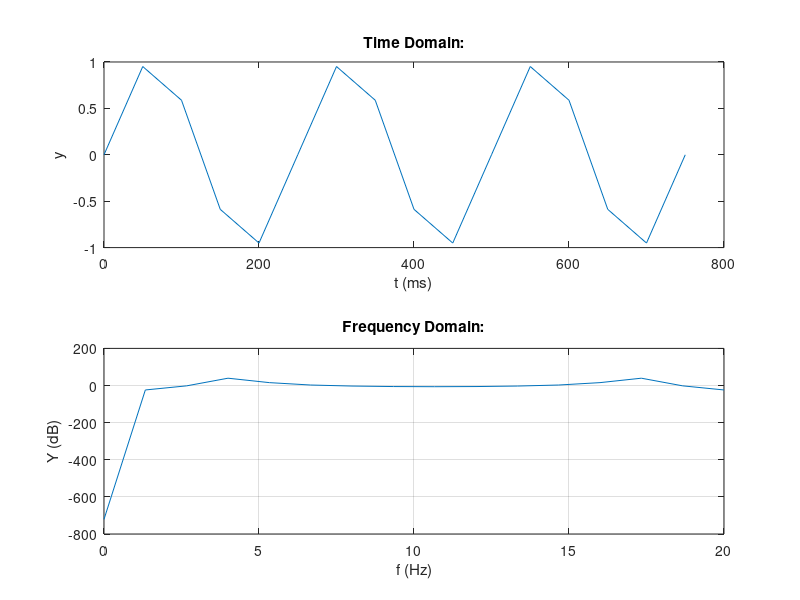
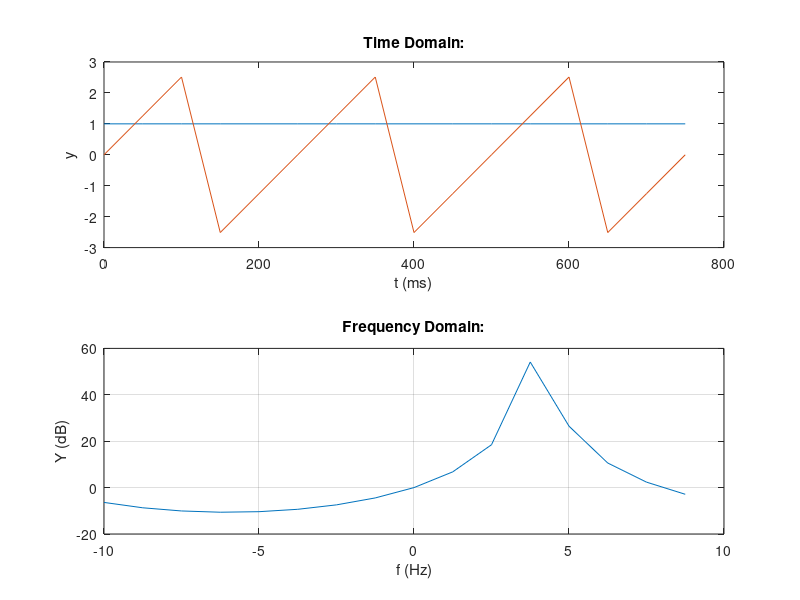
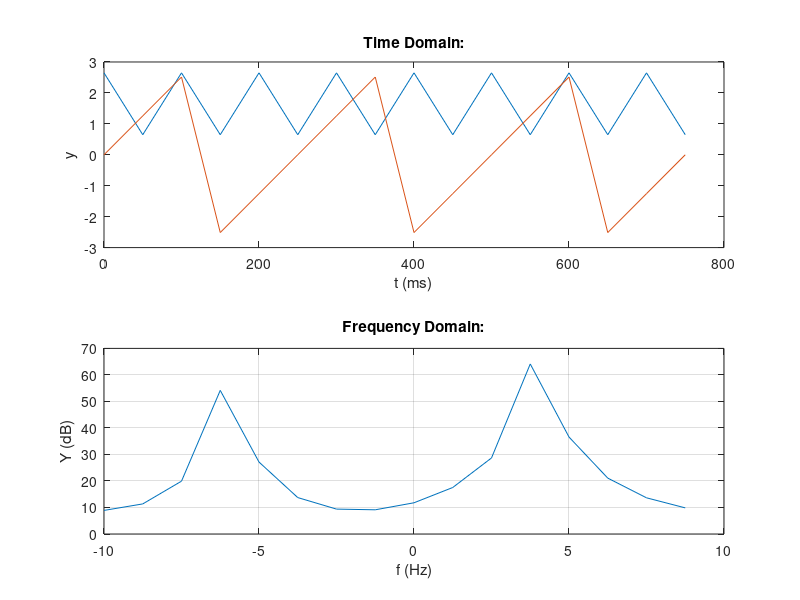
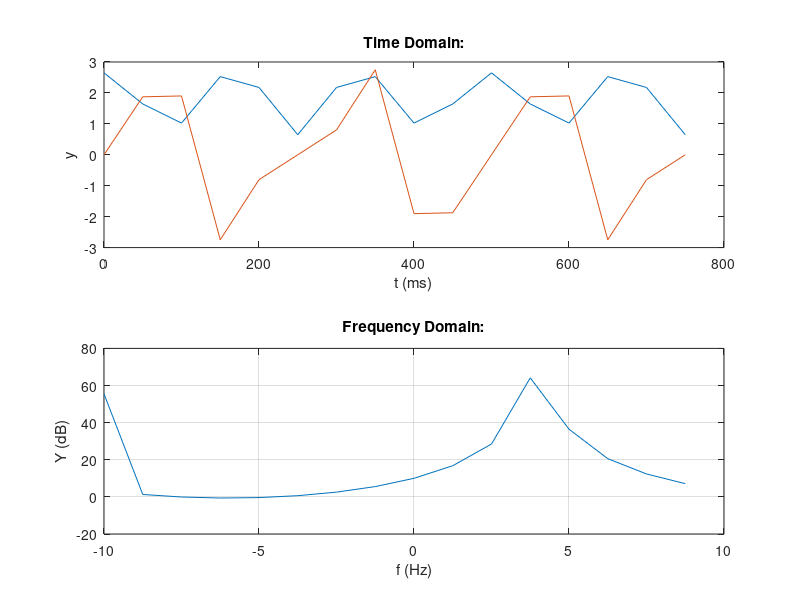

These charts were generated, in order, by the following MATLAB code:

clear all;
close all;
fs=20;
f=4;
N=16;
t=(0:1: (N-1))*1/fs;
y = sin(2*pi*f*t);

%% Task 1:
figure();
subplot(2,1,1);
plot(t*1000,y);
xlabel("t (ms)");
ylabel("y");
title("Time Domain:");
subplot(2,1,2);
F=fs*(0:(N-1))/(N-1);
Y=20*log(abs(fft(y)));
plot(F,Y);
xlabel("f (Hz)");
ylabel("Y (dB)");
title("Frequency Domain:");
grid on;                            % Dr Abdul Gaffar

%% Task: 2
figure();
y2=(exp(j*2*pi*f*t));
subplot(2,1,1);
plot(t*1000,abs(y2),t*1000, angle(y2));
xlabel("t (ms)");
ylabel("y");
title("Time Domain:");
subplot(2,1,2);
F=fs*(0:(N-1))/(N-1);

F=(-N/2:1:(N/2-1))*fs/N;       % Dr Abdul Gaffar

Y=20*log(abs(fftshift(fft(y2))));
plot(F,Y);
xlabel("f (Hz)");
ylabel("Y (dB)");
title("Frequency Domain:");
grid on;                            % Dr Abdul Gaffar


% Task 3:

figure();
f2=-6;
y3= cos(2*pi*f*t+0.5)+j*sin(2*pi*f2*t);
y3= exp(j*2*pi*f*t+0.5)+ exp(j*2*pi*f2*t);  % Dr Abdul Gaffar

subplot(2,1,1);
plot(t*1000,abs(y3),t*1000, angle(y3));
xlabel("t (ms)");
ylabel("y");
title("Time Domain:");
subplot(2,1,2);
F=fs*(0:(N-1))/(N-1);

F=(-N/2:1:(N/2-1))*fs/N;       % Dr Abdul Gaffar

Y=20*log(abs(fftshift(fft(y3))));  % Dr Abdul Gaffar
plot(F,Y);
xlabel("f (Hz)");
ylabel("Y (dB)");
title("Frequency Domain:");
grid on;                            % Dr Abdul Gaffar

% Task 4
figure();
f2=10;
y4= exp(j*2*pi*f*t+0.5)+ exp(j*2*pi*f2*t);  % Dr Abdul Gaffar
subplot(2,1,1);
plot(t*1000,abs(y4),t*1000, angle(y4));
xlabel("t (ms)");
ylabel("y");
title("Time Domain:");
subplot(2,1,2);
F=fs*(0:(N-1))/(N-1);
F=(-N/2:1:(N/2-1))*fs/N;           % Dr Abdul Gaffar
Y=20*log(abs(fftshift(fft(y4))));  % Dr Abdul Gaffar
plot(F,Y);
xlabel("f (Hz)");
ylabel("Y (dB)");
title("Frequency Domain:");
grid on;                            % Dr Abdul Gaffar
